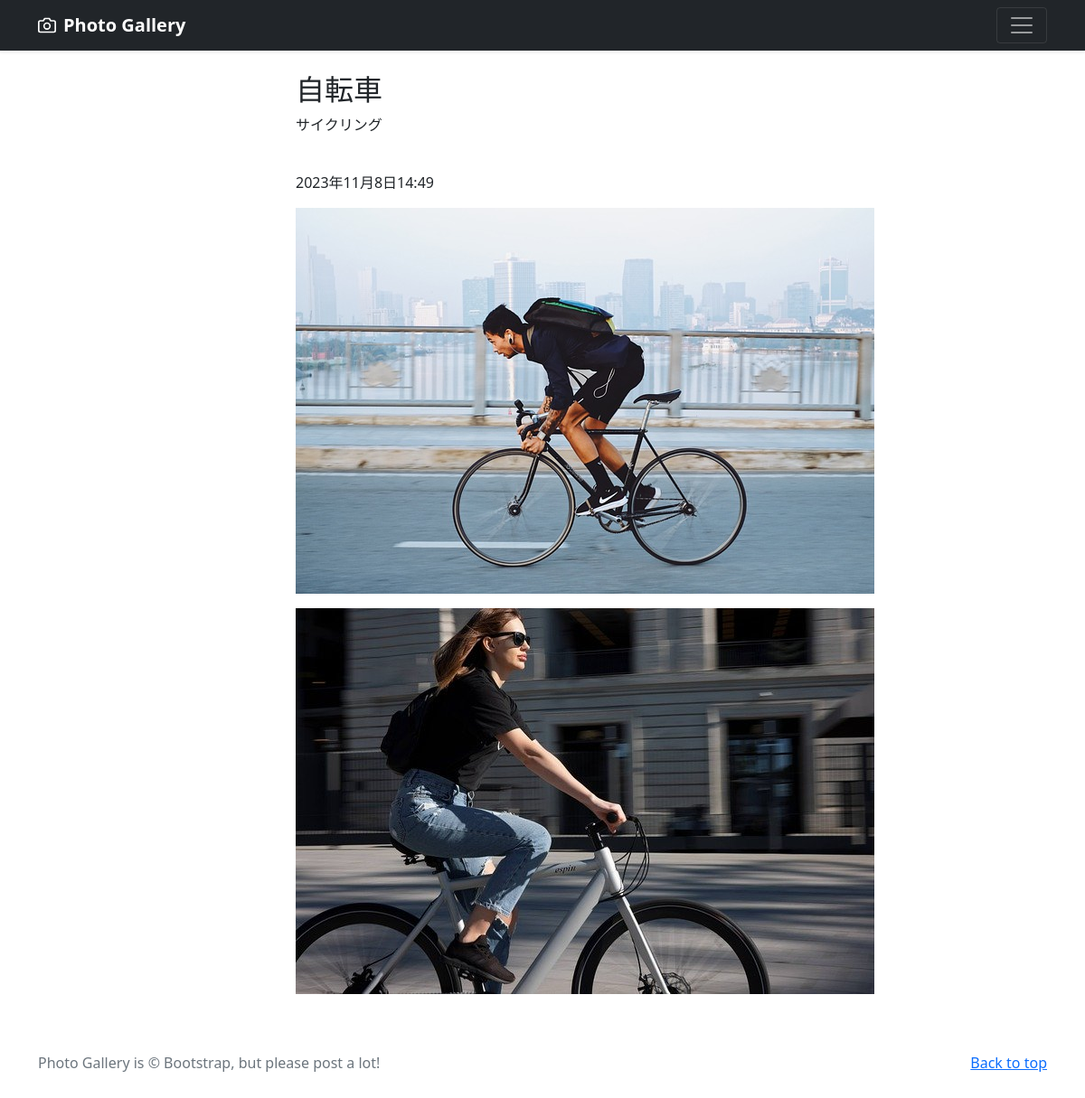
Screenshot of /photo-detail/5 (signed in) with the database file from the repository.
### photo/models.py (models this page shows, shortened)
class PhotoPost(models.Model):
    user = models.ForeignKey(
        CustomUser,
        verbose_name='ユーザー',
        on_delete=models.CASCADE
        )
    category = models.ForeignKey(
        Category,
        verbose_name='カテゴリ',
        on_delete=models.PROTECT
        )
    title = models.CharField(
        verbose_name = "タイトル",
        max_length = 200
        )
    comment = models.TextField(
        verbose_name = "コメント"
        )
    image1 = models.ImageField(
        verbose_name = "イメージ1",
        upload_to='photos'
        )
    image2 = models.ImageField(
        verbose_name = "イメージ2",
        upload_to='photos',
        blank=True,
        null=True
        )
    posted_at = models.DateTimeField(
        verbose_name = "投稿日時",
        auto_now_add=True #日時を自動追加
        )

### photo/views.py (the view)
class DetailView(DetailView):
    template_name ='detail.html'
    model = PhotoPost

### photo/templates/detail.html (shortened to what this page needs)
{% extends 'base.html' %}
    {% block contents %}
    <br>
    <div class="container">
        <div class="row">
            <div class="col offset-3">
                <h2>{{object.title}}</h2>
                <p>{{object.comment}}</p>
                <br>
                <p>{{object.posted_at}}</p>
                <p><img src="{{ object.image1.url }}"></img></p>
                {% if object.image2 %}
                    <p><img src="{{ object.image2.url }}"></img></p>
                {% endif %}
            </div>
        </div>
    </div>
    {% endblock %}

### photo/templates/base.html (shortened to what this page needs)
{% load static %}
<!doctype html>
<html lang="en">
  <head>
    <link href="https://cdn.jsdelivr.net/npm/bootstrap@5.0.2/dist/css/bootstrap.min.css"
          rel="stylesheet"
>
  </head>
  <body>
    <header>
      <div class="navbar navbar-dark bg-dark shadow-sm">
        <div class="container">
          <a href="{% url 'photo:index' %}"
             class="navbar-brand d-flex align-items-center">
            <strong>Photo Gallery</strong>
          </a>
          <button class="navbar-toggler"
                  type="button"
                  data-bs-toggle="collapse"
                  data-bs-target="#navbarHeader"
                  aria-controls="navbarHeader"
                  aria-expanded="false"
                  aria-label="Toggle navigation">
            <span class="navbar-toggler-icon"></span>
          </button>
        </div>
      </div>
    </header>
    <main>
      {% block contents %}{% endblock %}
    </main>
    <footer class="text-muted py-5">
      <div class="container">
        <p class="float-end mb-1">
          <a href="#">Back to top</a>
        </p>
        <p class="mb-1">
          Photo Gallery is &copy; Bootstrap, but please post a lot!</p>
      </div>
    </footer>
  </body>
</html>

### rows the page displays
PhotoPost: title "自転車", comment "サイクリング", posted_at "2023年11月8日14:49", image1 (picture), image2 (picture)
